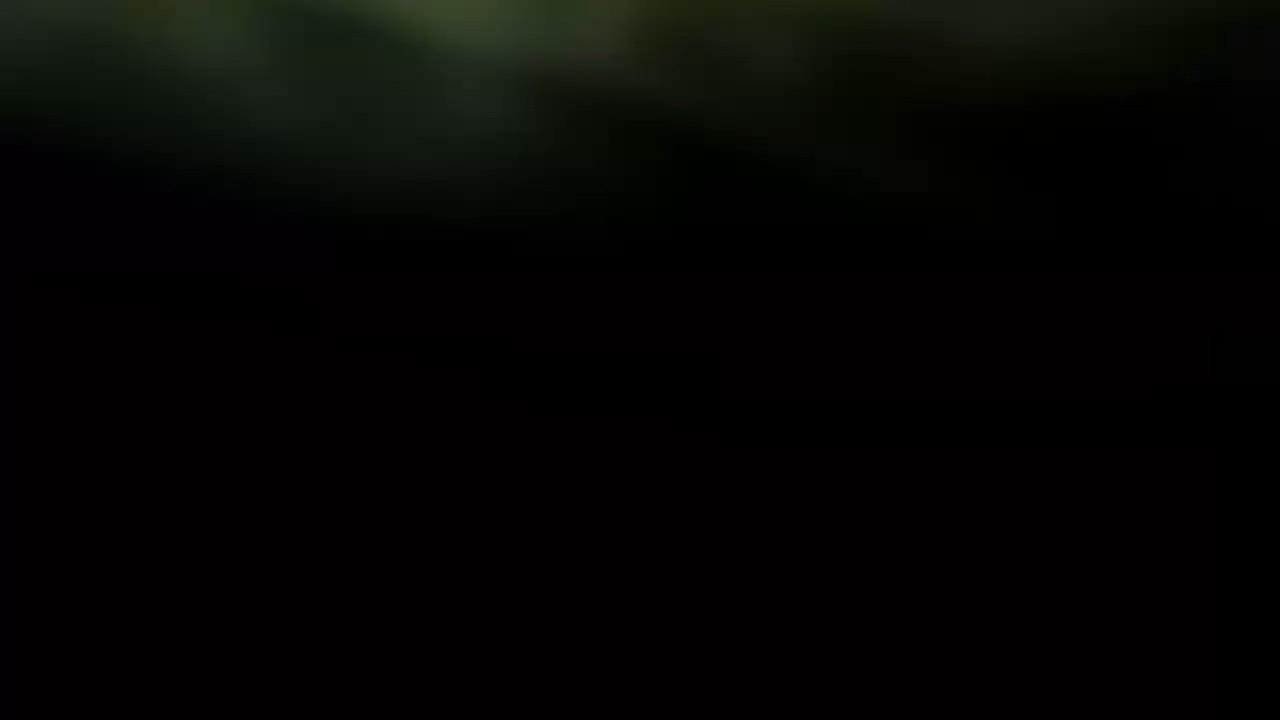
#> input picture Frame Labelling/darkLabel.jpg, 1280 x 720 px
$ python darkFrames.py
#> lines starting #> are read from the running program, lines starting #| are printed output that depends on the picture; long printed decimals are rounded
import cv2
import numpy as np

#Constants Declaration
RED = 0.2126
GREEN = 0.7152
BLUE = 0.0722
SIGMA = 0.097

#Image import & Convert image to float32
img = np.float32(cv2.imread('darkLabel.jpg'))
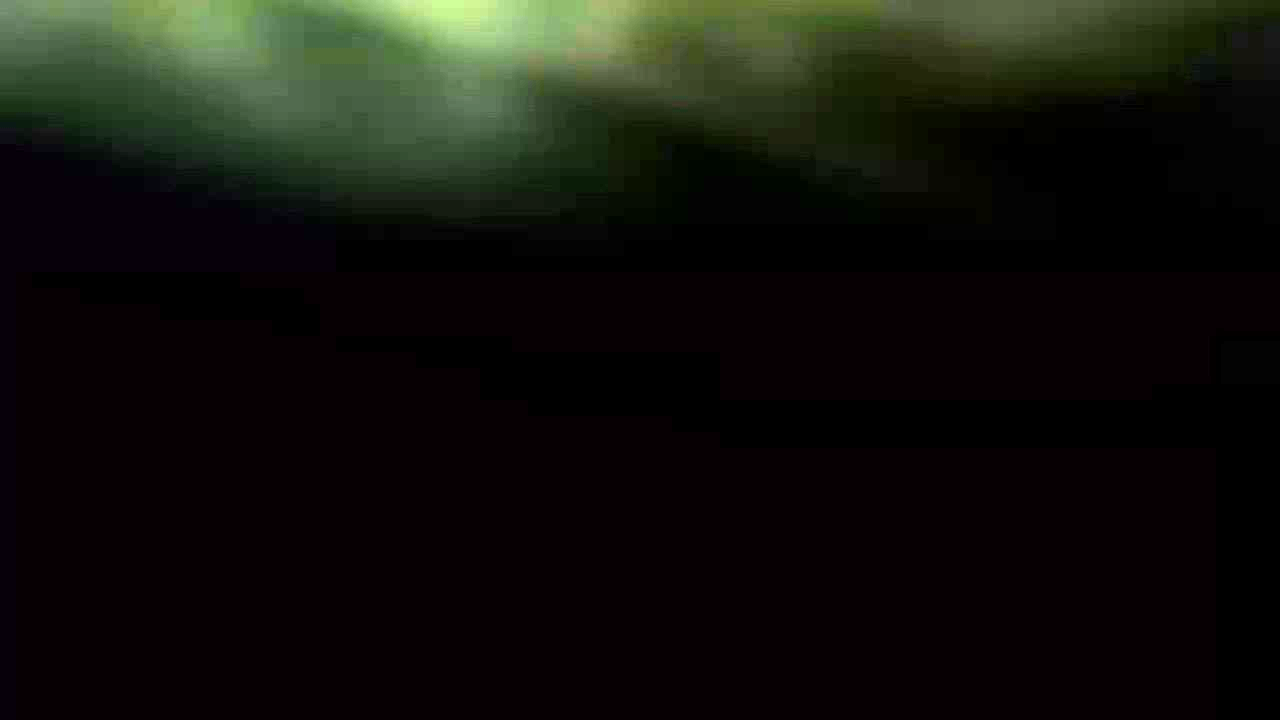
#> img: shape (720, 1280, 3) float32; mean B, G, R 3.7, 5.2, 5.2; drawn with min black and max white

#Normalize to 0.0 - 1.0
image = img / 255.0

#Determine Darkness coefficient Y = mean(RED * R + GREEN * G + BLUE * B)
Y = ((image[:,:,0].mean() * BLUE ) +
            (image[:,:,1].mean() * GREEN) +
            (image[:,:,2].mean() * RED))
#> Y = 0.02

#Compare Y value to empirically determined Sigma
if (Y <= SIGMA):
    print("Frame is classified as dark.")
print("Computed Y Value: " + str(Y))
#| Computed Y Value: 0.01998
